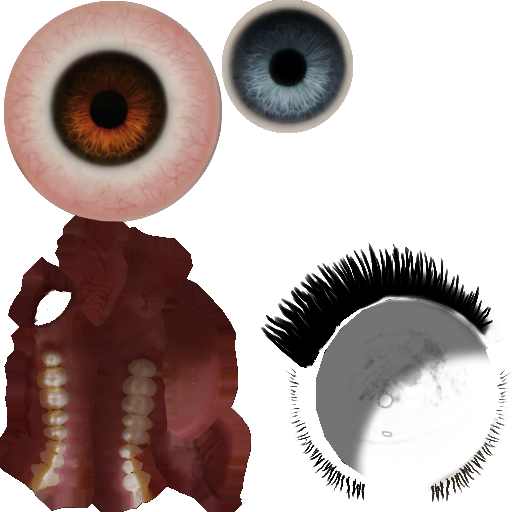
#> input picture scratch/lara_source/8003.png, 512 x 512 px, found by its file name
$ python inspect_blue_intensity.py
#> lines starting #> are read from the running program, lines starting #| are printed output that depends on the picture
from PIL import Image
import numpy as np

def main():
    img_path = "public/media/textures/8003.png"
    img = Image.open(img_path).convert('RGBA')
#> img is the input picture: PIL image 512x512 RGBA; mean R, G, B, A 46.3, 31.6, 28.9, 124.4
    data = np.array(img)

    # Analysons la zone x=[240, 360], y=[50, 200]
    # L'iris bleu a une pupille très sombre au centre.
    # Trouvons le pixel le plus sombre uniquement dans cette boîte
    box = data[50:200, 240:360, :3]
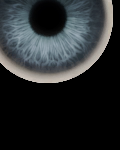
#> box: shape (150, 120, 3); mean R, G, B 39.4, 42.8, 44.5
    luma = np.sum(box, axis=2)
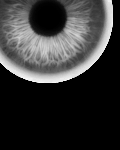
#> luma: shape (150, 120) uint64; min 0, max 606, mean 126.7; drawn with min black and max white

    # Trouvons les pixels ayant la luma minimale (pupille)
    min_luma = np.min(luma)
#> min_luma = 0
    coords = np.argwhere(luma == min_luma)
#> coords = 10166 pairs, first value 0 to 149, second value 0 to 119
    print(f"Luma minimale dans la zone bleue: {min_luma}")
#| Luma minimale dans la zone bleue: 0
    print(f"Nombre de pixels ayant cette luma: {len(coords)}")
#| Nombre de pixels ayant cette luma: 10166
    for cy, cx in coords:
        print(f"-> Local (y={cy}, x={cx}) => Global (y={50+cy}, x={240+cx})")
#> this loop made 10166 passes
#> (cy, cx) on passes 1 to 3: (0, 112), (0, 113), (0, 114)
#| -> Local (y=0, x=112) => Global (y=50, x=352)
#| -> Local (y=0, x=113) => Global (y=50, x=353)
#| -> Local (y=0, x=114) => Global (y=50, x=354)
#| -> Local (y=0, x=115) => Global (y=50, x=355)
#| -> Local (y=0, x=116) => Global (y=50, x=356)
#| -> Local (y=0, x=117) => Global (y=50, x=357)
#| -> Local (y=0, x=118) => Global (y=50, x=358)
#| -> Local (y=0, x=119) => Global (y=50, x=359)
#> (further printed lines are left out)

    # Faisons de même pour le grand œil marron (zone x=[50, 180], y=[50, 180])
    box_m = data[50:180, 50:180, :3]
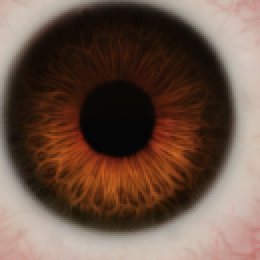
#> box_m: shape (130, 130, 3) (shown 2 times larger); mean R, G, B 106.9, 83.1, 70.1
    luma_m = np.sum(box_m, axis=2)
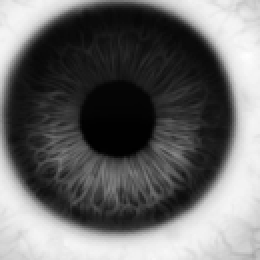
#> luma_m: shape (130, 130) uint64 (shown 2 times larger); min 11, max 611, mean 260.1; drawn with min black and max white
    min_luma_m = np.min(luma_m)
#> min_luma_m = 11
    coords_m = np.argwhere(luma_m == min_luma_m)
#> coords_m = [[74, 66], [74, 67], [74, 68], [75, 66]]
    print(f"\nLuma minimale dans la zone marron: {min_luma_m}")
    print(f"Nombre de pixels ayant cette luma: {len(coords_m)}")
    for cy, cx in coords_m:
        print(f"-> Local (y={cy}, x={cx}) => Global (y={50+cy}, x={50+cx})")
#> this loop made 4 passes

if __name__ == "__main__":
    main()

$ run again, with scratch/lara_source/8000.png copied over scratch/lara_source/8003.png
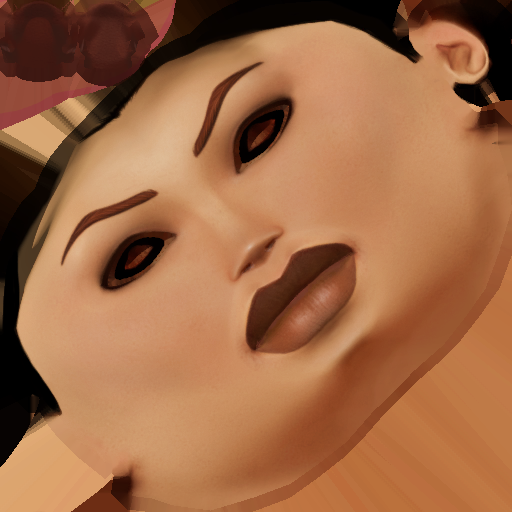
#> input picture scratch/lara_source/8000.png, 512 x 512 px, found by its file name
#> in main, img is the input picture: PIL image 512x512 RGBA; mean R, G, B, A 159.7, 106, 70.3, 254.9
#> in main, `luma = np.sum(box, axis=2)`:
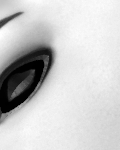
#> luma: shape (150, 120) uint64; min 0, max 490, mean 387.5; drawn with min black and max white
#> min_luma = 0
#> coords = 126 pairs, first value 60 to 82, second value 32 to 43
#| Luma minimale dans la zone bleue: 0
#| Nombre de pixels ayant cette luma: 126
#> the loop in main, `for cy, cx in coords:` made 126 passes
#> (cy, cx) on passes 1 to 8: (60, 36), (60, 38), (60, 39), (60, 40), (60, 41), (60, 42), (61, 36), (61, 37)
#> (printed output is left out)
#> in main, `luma_m = np.sum(box_m, axis=2)`:
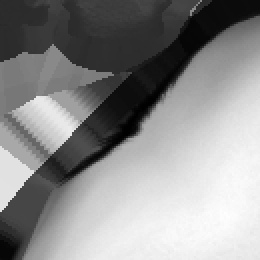
#> luma_m: shape (130, 130) uint64 (shown 2 times larger); min 4, max 563, mean 314.4; drawn with min black and max white
#> min_luma_m = 4
#> coords_m = [[54, 71], [66, 62], [66, 63], [66, 64], [67, 62], [67, 63]]
#| Luma minimale dans la zone marron: 4
#> the loop in main, `for cy, cx in coords_m:` made 6 passes

$ run again, with scratch/lara_source/8001.png copied over scratch/lara_source/8003.png
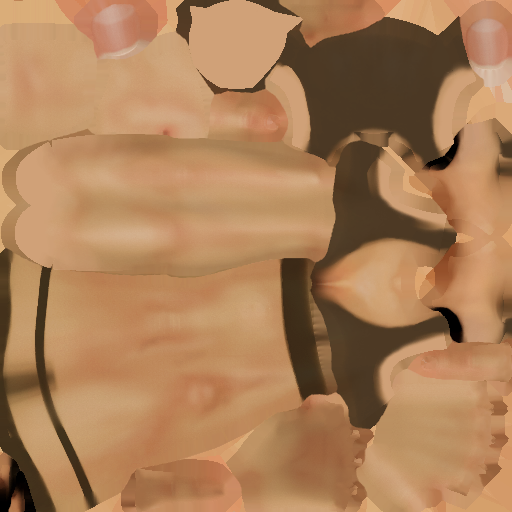
#> input picture scratch/lara_source/8001.png, 512 x 512 px, found by its file name
#> in main, img is the input picture: PIL image 512x512 RGBA; mean R, G, B, A 172.1, 127.9, 88.5, 254.9
#> in main, `luma = np.sum(box, axis=2)`:
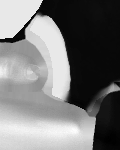
#> luma: shape (150, 120) uint64; min 155, max 521, mean 327.5; drawn with min black and max white
#> min_luma = 155
#> coords = [[138, 108], [138, 110], [139, 109], [139, 110], [140, 108], [140, 109], [140, 110], [141, 108], [141, 109]]
#| Luma minimale dans la zone bleue: 155
#| Nombre de pixels ayant cette luma: 9
#> the loop in main, `for cy, cx in coords:` made 9 passes
#> (printed output is left out)
#> in main, `luma_m = np.sum(box_m, axis=2)`:
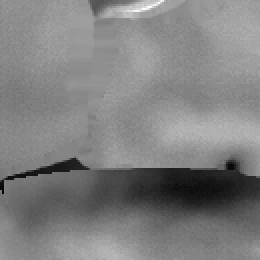
#> luma_m: shape (130, 130) uint64 (shown 2 times larger); min 333, max 585, mean 459.9; drawn with min black and max white
#> min_luma_m = 333
#> coords_m = [[95, 1], [96, 1]]
#| Luma minimale dans la zone marron: 333
#| Nombre de pixels ayant cette luma: 2
#> the loop in main, `for cy, cx in coords_m:` made 2 passes
#> (printed output is left out)

$ run again, with scratch/lara_source/8002.png copied over scratch/lara_source/8003.png
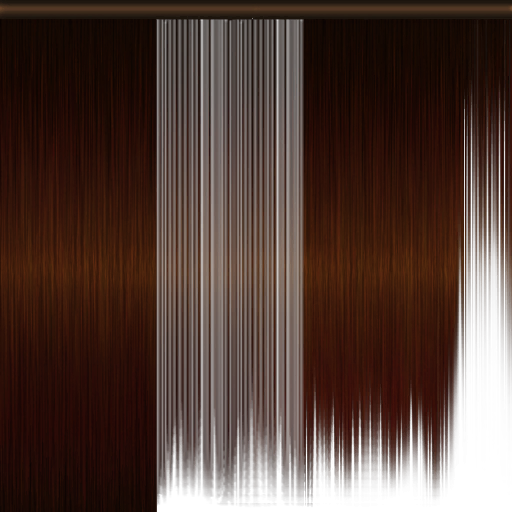
#> input picture scratch/lara_source/8002.png, 512 x 512 px, found by its file name
#> in main, img is the input picture: PIL image 512x512 RGBA; mean R, G, B, A 37.8, 14.9, 6.5, 203.5
#> in main, `luma = np.sum(box, axis=2)`:
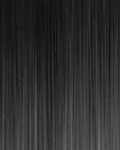
#> luma: shape (150, 120) uint64; min 14, max 109, mean 45.5
#> min_luma = 14
#> coords = 16 rows, first 8: [30, 37], [30, 39], [31, 37], [31, 39], [32, 37], [32, 39], [33, 37], [33, 39]
#| Luma minimale dans la zone bleue: 14
#| Nombre de pixels ayant cette luma: 16
#> the loop in main, `for cy, cx in coords:` made 16 passes
#> (printed output is left out)
#> in main, `luma_m = np.sum(box_m, axis=2)`:
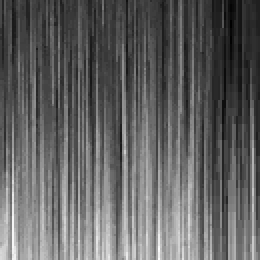
#> luma_m: shape (130, 130) uint64 (shown 2 times larger); min 12, max 98, mean 45; drawn with min black and max white
#> min_luma_m = 12
#> coords_m = [[10, 115], [11, 115], [12, 115], [13, 115]]
#| Luma minimale dans la zone marron: 12
#| Nombre de pixels ayant cette luma: 4
#> the loop in main, `for cy, cx in coords_m:` made 4 passes
#| -> Local (y=10, x=115) => Global (y=60, x=165)
#| -> Local (y=11, x=115) => Global (y=61, x=165)
#| -> Local (y=12, x=115) => Global (y=62, x=165)
#| -> Local (y=13, x=115) => Global (y=63, x=165)
